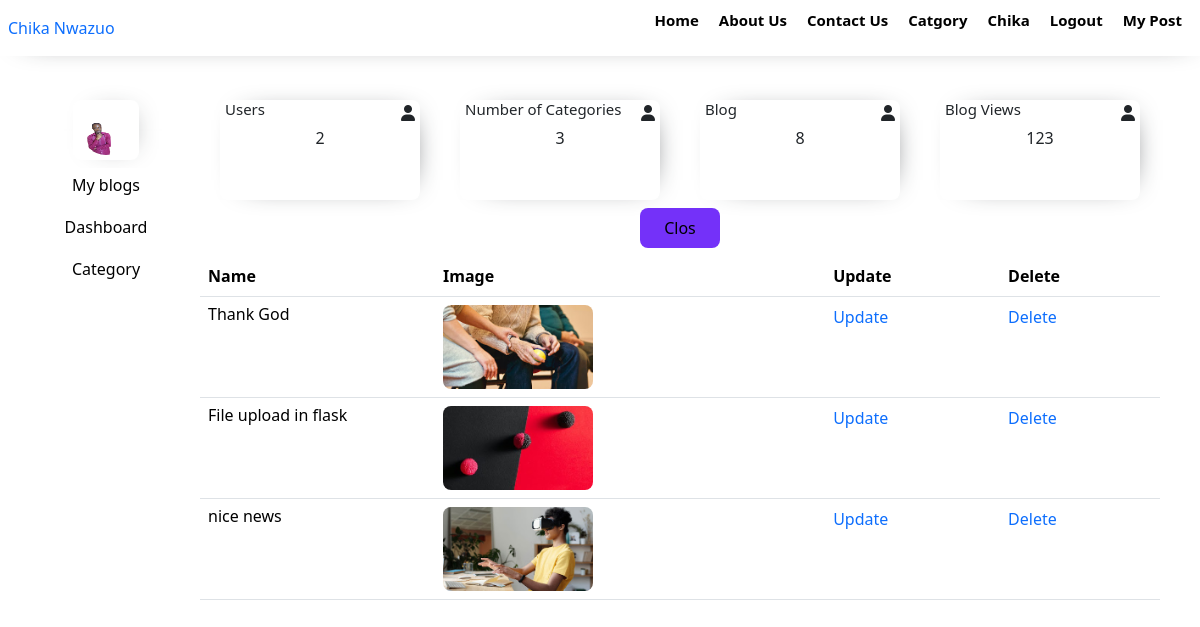
Page /addblog (signed in) on the committed database.
### models.py (models this page shows, shortened)
class Post(db.Model):
    __tablename__ = "post"
    id = db.Column(db.Integer, primary_key=True)
    title = db.Column(db.String(100), nullable=False)
    date_posted = db.Column(db.DateTime, nullable=False, default=datetime.utcnow)
    content = db.Column(db.Text, nullable=False)
    image = db.Column(db.String(200), nullable=True)
    user_id = db.Column(db.Integer, db.ForeignKey('user.id'), nullable=False)
    category_id = db.Column(db.Integer, db.ForeignKey('category.id'), nullable=False)
    slug=db.Column(db.String(100),nullable=False)

### blueprint/addblog.py (the view)
@addblog_page.route("/addblog",methods=['GET','POST'])
def addblog():
    user= newsession.get('user_id')
    cat=Category.query.all()
    post=Post.query.filter_by(user_id=user).all()
    blogform=PostForm()
    if blogform.validate_on_submit():
        slug=blogform.title.data.lower()
        slug=slug.replace(' ','-')
        slug = unicodedata.normalize('NFKD', slug).encode('ascii', 'ignore').decode('utf-8')
        slug=re.sub(r'[-]+', '-', slug)
        slug=slug.strip('-')
        uploaded_file=blogform.image.data
        if uploaded_file and allowed_file(uploaded_file.filename):
            unique_filename=str(uuid.uuid4())+ secure_filename(uploaded_file.filename)
            file_path=os.path.join(app.config['UPLOAD_FOLDER'],unique_filename)
            uploaded_file.save(file_path)
            newpost=Post(
            title=blogform.title.data,
            content=blogform.content.data,
            image=unique_filename,
            user_id=user,
            category_id=request.form.get('category_id'),
            slug=slug,
            )
            db.session.add(newpost)
            db.session.commit()
            flash("Blog created")
            return redirect(url_for('addblog_page.addblog'))
        else:
            return redirect(url_for('addblog_page.addblog'))
    else:
        return render_template("admin/addblog.html",blogform=blogform,cat=cat,post=post)

### app.py (called while the page is built)
@app.context_processor
def inject_global_data():
    categorydata=Category.query.all()
    categorycount=Category.query.count()
    users=User.query.count()
    blog=Post.query.count()
    return {'categorydata': categorydata,'categorycount':categorycount,"users":users,'blog':blog}

### templates/admin/addblog.html (shortened to what this page needs)
{% extends 'admin/layout/adminbased.html' %}
{% block content %}
<div class="add-item-form-div">
    <div class="table-form">
        <button class="addformbtn" onclick="openform()">Clos</button>
    <div class="table-div">
        <table class="table">
            <thead>
              <tr>
                <th scope="col">Name</th>
                <th scope="col">Image</th>
                <th scope="col">Update</th>
                <th scope="col">Delete</th>
              </tr>
            </thead>
            <tbody>
              {% for p in post %}
              <tr>
                <td class="addblogptag"><p>{{p.title}}</p></td>
                <td class="myblog-img">
                  <img src="{{ url_for('static', filename='blogsimg/' + p.image) }}" alt="Blog image">
                </td>
                <td>
                <a href="{{ url_for('editblog_page.editblog', id=p['id']) }}">Update</a>
                </td>
                <td><a href="">Delete</a></td>
              </tr>
              {% endfor %}
            </tbody>
          </table>
    </div>
    </div>
</div>
{% endblock  %}

### static/css/admin.css (style rules this page uses)
.table-form { display: flex; flex-direction: column; margin: 0px auto; }
.addformbtn { width: 80px; margin: 8px auto; border: none; background-color: #7431F9; padding: 8px; border-radius: 8px; }
.myblog-img img { width: 150px; border-radius: 8px; object-fit: cover; }
.addblogptag { word-wrap: break-word; overflow: hidden; max-height: 3.6em; line-height: 1.2em; max-width: 100px; }

### static/css/nav.css (style rules this page uses)
body { box-sizing: border-box; padding: 0; margin: 0; font-family: 'Poppins', sans-serif; }
li,a { list-style: none !important; text-decoration: none !important; }

### rows in the picture
Post: title "Thank God", image (picture)
Post: title "File upload in flask", image (picture)
Post: title "nice news", image (picture)

### other values in the picture
{{ session['username'] }} "Chika"
{{ users }} "2"
{{ categorycount }} "3"
{{ blog }} "8"
